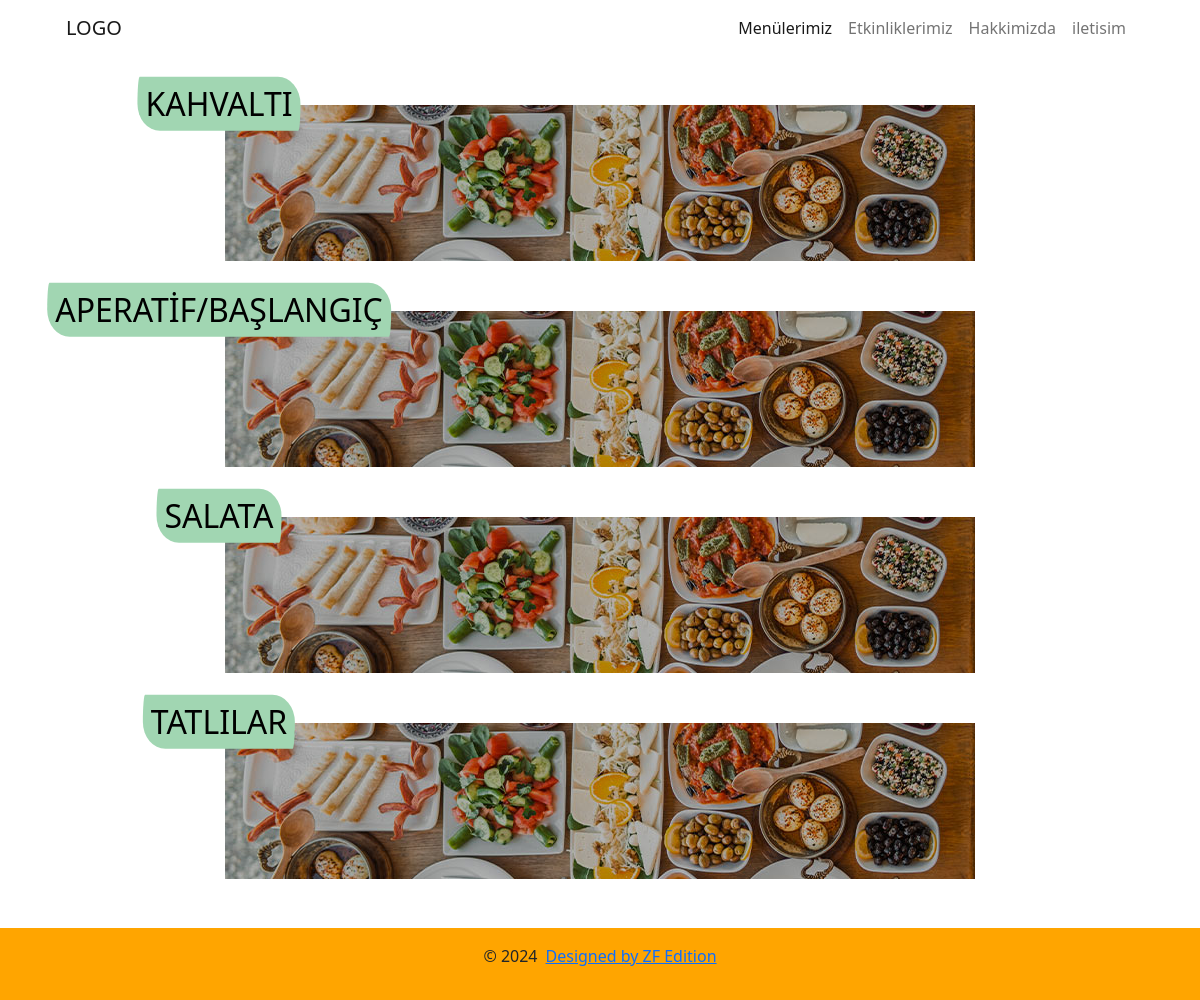
The page / on the database its author committed.
### app/models.py (models this page shows, shortened)
class Category(models.Model):
    name = models.CharField(max_length=25, unique=True)
    img = models.ImageField(upload_to='images/categorie/')
    position = models.IntegerField(default=0)
    class Meta:
        verbose_name = "Kategori"
        verbose_name_plural = "Kategoriler"

### app/views.py (the view)
# urls.py: path('', views.home, name="home"),
def home(request):
   categories = Category.objects.all()  # Tüm kategorileri al
   context = {
      'categories': categories  # Template'e gönderilecek veriler
   }
   return render(request, 'pages/home.html', context)

### app/templates/pages/home.html (shortened to what this page needs)
{% extends 'index.html' %}
{% load static %}
{% block css %}
   <link rel="stylesheet" href="{% static 'css/home.css' %}" />
   <link rel="stylesheet" href="{% static 'css/_kategorie.css' %}" />
   <link rel="stylesheet" href="{% static 'css/_menu.css' %}" />
{% endblock %}
{% block content %}
   <div class="accordion accordion-flush container-md text-center" id="accordionFlushExample">
      {% for categorie in categories %}
         {% include 'components/_kategorie.html' with categorie=categorie %}
      {% endfor %}
   </div>
{% endblock content %}

### app/templates/components/_kategorie.html (shortened to what this page needs)
{% load static %}
<div class="accordion-item border-0 mx-auto position-relative w-fit-content my-5">
      <button class="collapsed border-0 bg-white" type="button" data-bs-toggle="collapse" data-bs-target="#flush-collapse{{categorie.id}}" aria-expanded="false" aria-controls="flush-collapseOne">
        <h2 class="accordion-header position-absolute top-0 start-0 p-2 custom-radius translate-middle" id="flush-headingOne">{{categorie.name}}</h2>
        {% if categorie.img %}
          <img class="img-responsive" src="{{categorie.img.url}}" alt="kahvalti1.jpg">
        {% endif %}
      </button>
</div>

### app/static/css/global.css (style rules this page uses)
:root { --color-orange:orange; }
html, body { height: 100%; }
body { display: flex; flex-direction: column; }
.w-fit-content { width: fit-content; }

### app/static/css/_kategorie.css (style rules this page uses)
.img-responsive { width: 100%; height: auto; }

### app/static/css/_menu.css (style rules this page uses)
.custom-radius { border-radius: 10px 100px / 120px; background-color: #A1D6B2; }

### rows shown on the page
Category: name "KAHVALTI", img (picture)
Category: name "APERATİF/BAŞLANGIÇ", img (picture)
Category: name "SALATA", img (picture)
Category: name "TATLILAR", img (picture)
